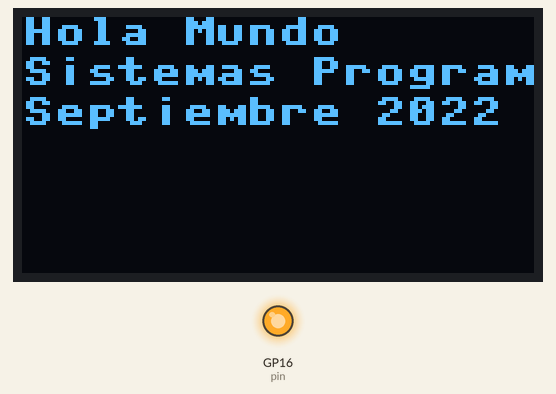
The program below on a simulated Raspberry Pi Pico running MicroPython. Parts: 128×64 one-colour display, output pins drawn as LEDs (lit = HIGH). Library files of the repository ran but are not shown: ssd1306.py. At 0.1 s the program stops and its outputs stay as they are.

Above: at 0.1 s.
Timing chart, 0 to 1.6 s (numbered marks = the images above):
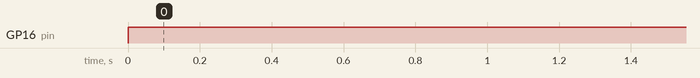

The program:

1informacion.py
```python
# Rodríguez Martínez Cristopher Giovanni
# Juan Pablo Aranda Sánchez
# Marcos Mauricio Becerra Delgado
# objetivo: Mostrar texto en un display OLED 128x64 usando I2C con MicroPython
import machine
import ssd1306
from time import sleep

# Inicialización del bus I2C que es el protocolo de comunicación que vimos en clase
i2c = machine.SoftI2C(scl=machine.Pin(15), sda=machine.Pin(4))

# basicamente utilizamos esto para prender o apagar el oled si lo apagamos hacemos un reseteo
pin = machine.Pin(16, machine.Pin.OUT)
pin.value(0)  # Colocar en bajo para reset
pin.value(1)  # Mantener en alto mientras el OLED esté en uso

# Dimensiones del display OLED
oled_ancho = 128
oled_alto = 64

# Inicialización del OLED y le mandamos las dimensiones y el bus I2C
oled = ssd1306.SSD1306_I2C(oled_ancho, oled_alto, i2c)

# Limpiar pantalla
oled.fill(0)

# Mostrar texto
oled.text('Hola Mundo', 0, 0)
oled.text('Sistemas Programables', 0, 10)
oled.text('Septiembre 2022', 0, 20)

# Actualizar display
oled.show()
```

Measured:
- by itself, GP16 (pin): LOW → HIGH at 0.00 s
